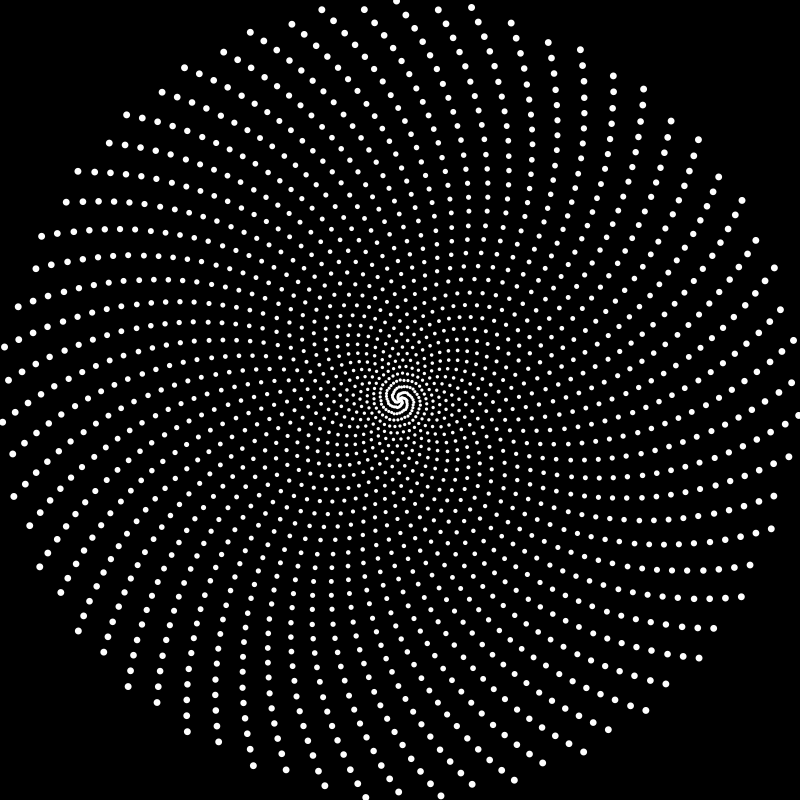
Frame 1 (no input)
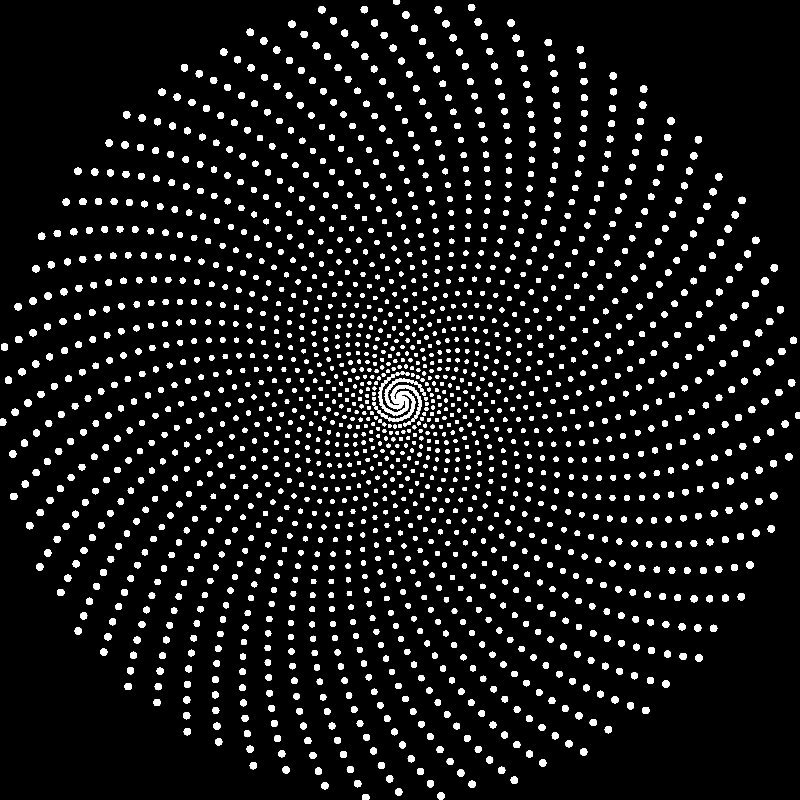
Frame 60 (the mouse pressed at the canvas centre just before this capture)
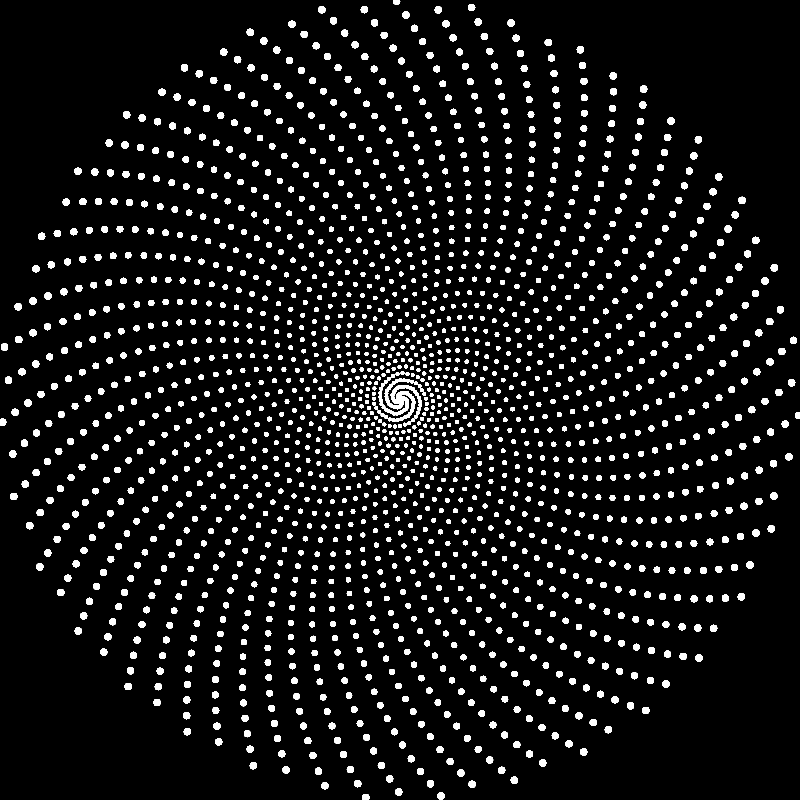
Frame 120 (the mouse held since frame 60 and released just before this capture)

The Processing sketch that drew these frames (run headless with seeded random() and noise(); from frame 60 on, the mouse is pressed at the canvas centre):

// Processing sketch: processing_83374
// ── processing_83374.pde

final float PHI = 1.618033988749894848204586834365;

void setup(){
  size(800, 800);
  background(0);
  noStroke();
}

void draw(){
  float x,y;
  for(int i = 0; i < 2000; i++){
    x = cos(PHI * i) * (i / 5) + width / 2;
    y = sin(PHI * i) * (i / 5) + height / 2;
    ellipse(x, y, i / 500.0 + 3, i / 500.0 + 3);
  }
}
